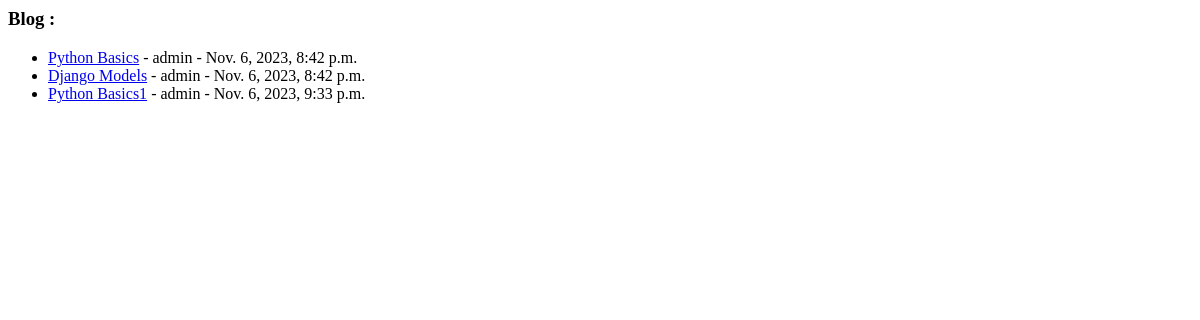
The app's page /posts/, older data.
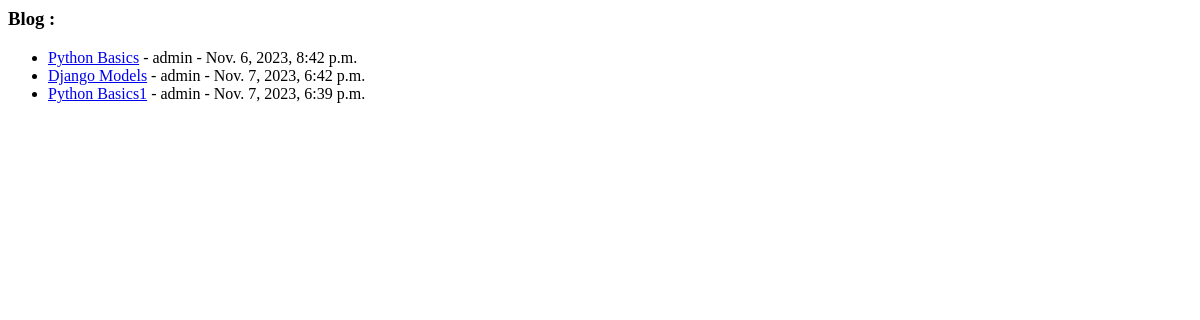
The same page, newer data.
### posts/models.py (models this page shows)
class Post (models.Model):
    author          = models.ForeignKey(User,related_name='post_author',on_delete=models.CASCADE)
    title           = models.CharField(max_length=100)
    content         = models.TextField(max_length=20000)
    draft           = models.BooleanField(default=True)
    publish_date    = models.DateTimeField(auto_now=True)
    tags            = TaggableManager()
    image           = models.ImageField(upload_to='post')
    category        = models.ForeignKey('Category',related_name='post_category',on_delete=models.SET_NULL,null=True)
    def __str__(self):
        return self.title

### posts/views.py (the view)
# urls.py: path('posts/', post_list ),
def post_list (request):
    data = Post.objects.all()
    context = {
        'mahmoud' : data
    }
    return render(request,'posts/post_list.html',context)

### posts/templates/posts/post_list.html
<h3>Blog : </h3>
<ul>
    {% for post in mahmoud %}
    <li><a href="/posts/{{ post.id }}">{{ post }}</a> - {{ post.author }} - {{ post.publish_date }}</li>
    {% endfor %}
</ul>

Row changes from the older to the newer data that the page shows:
changed Post "Django Models": publish_date "Nov. 6, 2023, 8:42 p.m." → "Nov. 7, 2023, 6:42 p.m."
changed Post "Python Basics1": publish_date "Nov. 6, 2023, 9:33 p.m." → "Nov. 7, 2023, 6:39 p.m."
